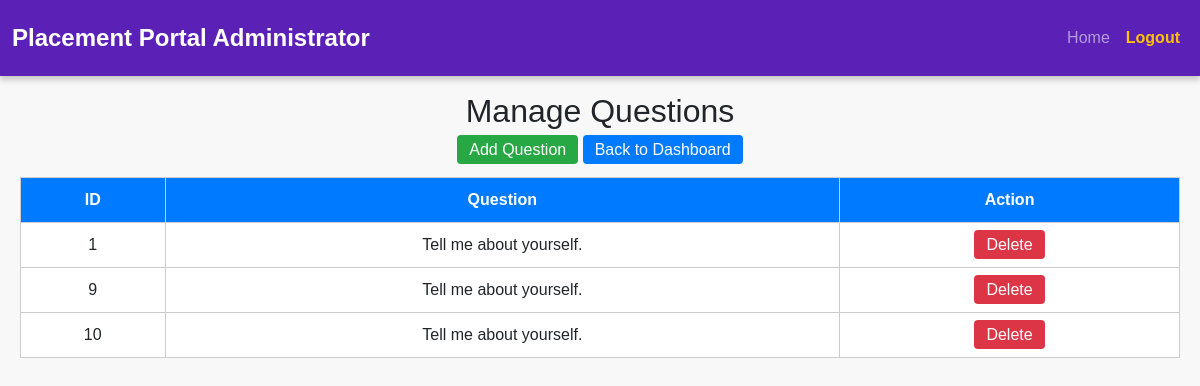
/interview/manage-questions/, run on the app's committed database.
### Interview/models.py (models this page shows, shortened)
class Question(models.Model):
    text = models.CharField(max_length=255)

### Interview/views.py (the view)
# urls.py: path('manage-questions/', views.manage_questions, name='manage_questions'),
def manage_questions(request):
    questions = Question.objects.all()
    return render(request, 'interview/manage_questions.html', {'questions': questions})

### Interview/Templates/interview/manage_questions.html (shortened to what this page needs)
{% extends 'Admin/JobPost.html' %}
{% load static %}
{% block content %}
<!DOCTYPE html>
<html>
<head>
</head>
<body><br><br><br>
    <h2>Manage Questions</h2>
    <div class="top-links">
        <a href="{% url 'Interview:add_question' %}" class="button" style="background:#28a745;">Add Question</a>
        <a href="{% url 'Interview:admin_dashboard' %}" class="button" style="background:#007bff;">Back to Dashboard</a>
    </div>
    <table>
        <tr>
            <th>ID</th>
            <th>Question</th>
            <th>Action</th>
        </tr>
        {% for q in questions %}
        <tr>
            <td>{{ q.id }}</td>
            <td>{{ q.text }}</td>
            <td><a href="{% url 'Interview:delete_question' q.id %}" class="button">Delete</a></td>
        </tr>
        {% empty %}
        <tr><td colspan="3">No questions found.</td></tr>
        {% endfor %}
    </table>
</body>
</html>
{% endblock %}

### Admin/Templates/admin/JobPost.html (style rules this page uses)
body { background-color: #f8f9fa; padding-top: 90px; padding-bottom: 50px; }

### Interview/Templates/interview/manage_questions.html (style rules this page uses)
body { font-family: Arial; background: #f8f8f8; padding: 20px; }
h2 { text-align: center; }
table { width: 100%; border-collapse: collapse; background: white; }
th, td { padding: 10px; border: 1px solid #ccc; text-align: center; }
th { background: #007bff; color: white; }
a.button { padding: 6px 12px; background: #dc3545; color: white; text-decoration: none; border-radius: 4px; }
.top-links { text-align: center; margin-bottom: 15px; }

### data on the page
Question: id "1", text "Tell me about yourself."
Question: id "9", text "Tell me about yourself."
Question: id "10", text "Tell me about yourself."
